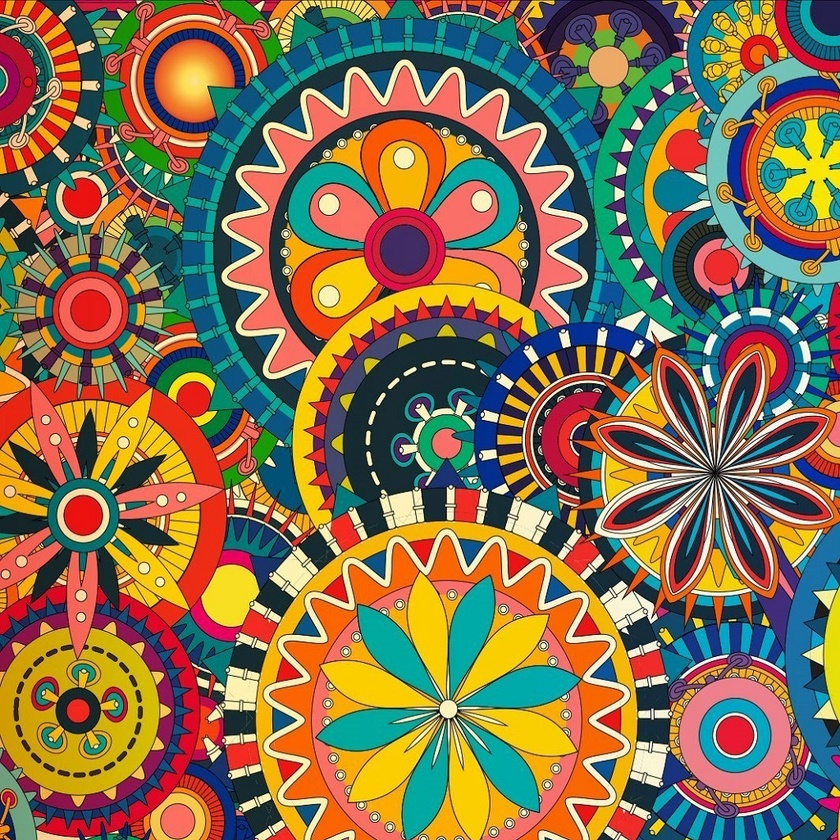
#> input picture images/hello.jpg, 840 x 840 px, shrunk from 1024 x 1024 before the run, found by its file name
$ python histogram_color.py
#> lines starting #> are read from the running program, lines starting #| are printed output that depends on the picture
#display histogram of color image

import cv2
import matplotlib.pyplot as plt
image = cv2.imread('hello.jpg')
#> image is the input picture: shape (840, 840, 3); mean B, G, R 81.4, 112.2, 133
for i, col in enumerate(['b', 'g', 'r']):
    hist = cv2.calcHist([image], [i], None, [256], [0, 256])
    plt.plot(hist, color = col)
    plt.xlim([0, 256])

plt.show()
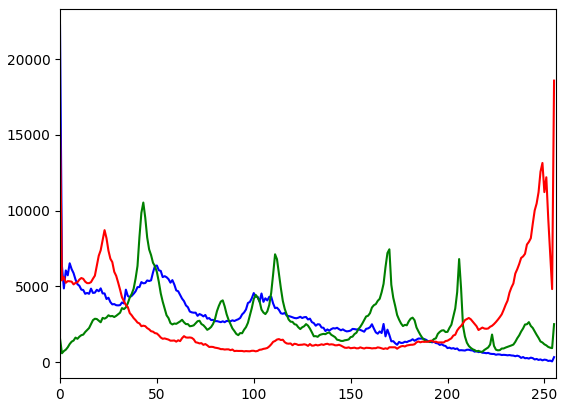
#> figure drawn by matplotlib, 1 panel; curve peaks at x = 0, y = 22218; curve peaks at x = 43, y = 10524; curve peaks at x = 255, y = 18574
